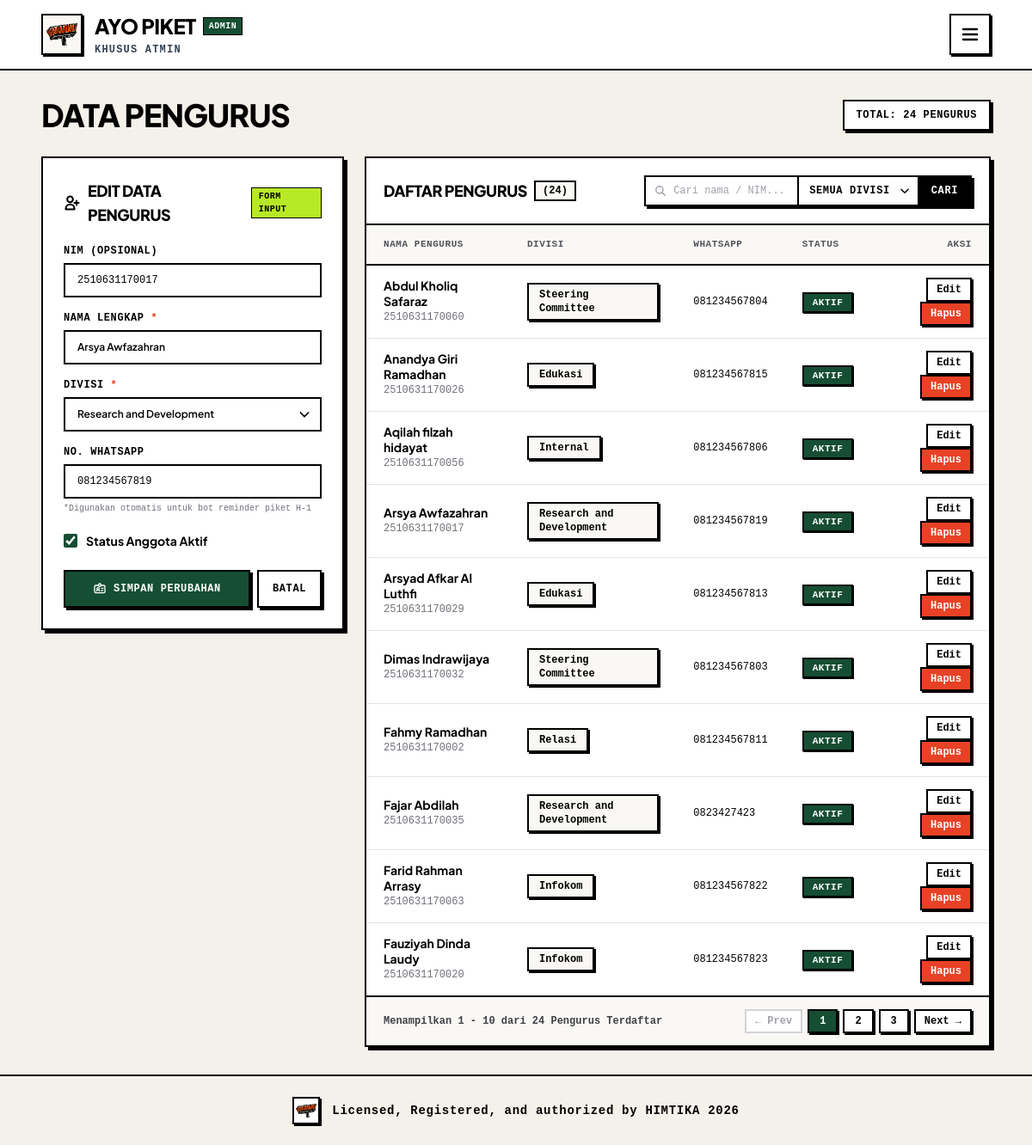
Page /admin/members.php?aksi=edit&id=19 (signed in) on the committed database.
### tables this page shows
CREATE TABLE IF NOT EXISTS `members` (
  `id` INT AUTO_INCREMENT PRIMARY KEY,
  `nim` VARCHAR(20) NULL UNIQUE,
  `nama` VARCHAR(100) NOT NULL,
  `division_id` INT NOT NULL,
  `no_wa` VARCHAR(20) NULL,
  `is_active` TINYINT(1) DEFAULT 1,
  `created_at` TIMESTAMP DEFAULT CURRENT_TIMESTAMP,
  FOREIGN KEY (`division_id`) REFERENCES `divisions`(`id`) ON DELETE CASCADE
);

CREATE TABLE IF NOT EXISTS `divisions` (
  `id` INT AUTO_INCREMENT PRIMARY KEY,
  `nama_divisi` VARCHAR(100) NOT NULL,
  `created_at` TIMESTAMP DEFAULT CURRENT_TIMESTAMP
);

### admin/members.php (the view, shortened to what the rows shown need)
<?php
require_once __DIR__ . '/../config/database.php';
require_once __DIR__ . '/../includes/functions.php';
$aksi = $_GET['aksi'] ?? '';
$id_edit = isset($_GET['id']) ? (int)$_GET['id'] : 0;
$data_edit = null;
$stmt_div = $koneksi->query("SELECT * FROM divisions ORDER BY nama_divisi ASC");
$daftar_divisi = $stmt_div->fetchAll();
if ($aksi === 'edit' && $id_edit > 0) {
    $stmt = $koneksi->prepare("SELECT * FROM members WHERE id = ? LIMIT 1");
    $stmt->execute([$id_edit]);
    $data_edit = $stmt->fetch();
}
$query_str = "
    SELECT m.*, d.nama_divisi
    FROM members m
    JOIN divisions d ON m.division_id = d.id
";
$params = [];
$query_str .= " ORDER BY m.nama ASC";
$stmt_members = $koneksi->prepare($query_str);
$stmt_members->execute($params);
$daftar_pengurus = $stmt_members->fetchAll();
$label_form_divisi = '';
if ($data_edit && !empty($data_edit['division_id'])) {
    foreach ($daftar_divisi as $d) {
        if ($d['id'] == $data_edit['division_id']) {
            $label_form_divisi = $d['nama_divisi'];
            break;
        }
    }
}
$halaman = max(1, (int)($_GET['page'] ?? 1));
$per_page = 10;
$offset = ($halaman - 1) * $per_page;
$daftar_pengurus_tampil = array_slice($daftar_pengurus, $offset, $per_page);
require_once __DIR__ . '/header.php';
?>
<div class="space-y-6 sm:space-y-7">
    <div class="flex flex-col lg:flex-row lg:items-center lg:justify-between gap-4">
        <div>
            <h1 class="text-2xl sm:text-3xl lg:text-4xl font-black uppercase tracking-tight text-black">
                Data Pengurus
            </h1>
        </div>
    </div>
    <div class="grid grid-cols-1 lg:grid-cols-12 gap-6 items-start">
        <div class="lg:col-span-4 space-y-6">
            <div class="bg-white border-2 border-black shadow-[4px_4px_0px_#000] p-5 sm:p-6">
                <div class="flex items-center justify-between gap-2 mb-5">
                    <div class="flex items-center gap-2">
                        <h2 class="text-base sm:text-lg font-black uppercase tracking-tight text-black">
                            <?= $data_edit ? 'Edit Data Pengurus' : 'Tambah Pengurus Baru' ?>
                        </h2>
                    </div>
                </div>
                <form id="form_member" action="members.php" method="POST" class="space-y-4">
                    <div>
                        <label for="nim" class="block font-mono font-bold text-xs uppercase tracking-wider text-black mb-1.5">
                            NIM (OPSIONAL)
                        </label>
                        <input type="text" id="nim" name="nim"
                               value="<?= $data_edit ? sanitize($data_edit['nim'] ?? '') : '' ?>"
                               placeholder="Contoh: 2110511001"
                               class="w-full px-3.5 py-2.5 bg-white border-2 border-black font-mono text-xs text-black placeholder:text-zinc-400 focus:outline-none focus:bg-zinc-50 transition">
                    </div>
                    <div>
                        <label for="nama" class="block font-mono font-bold text-xs uppercase tracking-wider text-black mb-1.5">
                            NAMA LENGKAP <span class="text-[#E84125]">*</span>
                        </label>
                        <input type="text" id="nama" name="nama" required
                               value="<?= $data_edit ? sanitize($data_edit['nama']) : '' ?>"
                               placeholder="Masukkan nama pengurus"
                               class="w-full px-3.5 py-2.5 bg-white border-2 border-black text-xs font-semibold text-black placeholder:text-zinc-400 focus:outline-none focus:bg-zinc-50 transition">
                    </div>
                    <div>
                        <div class="relative" id="wrapper_form_divisi">
                            <button type="button" onclick="toggleDropdownFormDivisi()" id="trigger_form_divisi"
                                    class="w-full pl-3.5 pr-10 py-2.5 bg-white border-2 border-black text-xs font-semibold text-black focus:outline-none focus:bg-zinc-50 cursor-pointer transition flex items-center justify-between text-left">
                                <span id="label_form_divisi" class="<?= $label_form_divisi ? 'text-black font-semibold' : 'text-zinc-400 font-normal' ?>">
                                    <?= $label_form_divisi ?: '-- Pilih Divisi --' ?>
                                </span>
                                <div class="pointer-events-none absolute inset-y-0 right-0 flex items-center pr-3 text-black">
                                    <svg id="arrow_form_divisi" class="w-4 h-4 shrink-0 transition-transform duration-150" fill="none" stroke="currentColor" stroke-width="2.5" viewBox="0 0 24 24">
                                        <path stroke-linecap="round" stroke-linejoin="round" d="M19 9l-7 7-7-7"/>
                                    </svg>
                                </div>
                            </button>
                        </div>
                    </div>
                    <div>
                        <label for="no_wa" class="block font-mono font-bold text-xs uppercase tracking-wider text-black mb-1.5">
                            NO. WHATSAPP
                        </label>
                        <input type="text" id="no_wa" name="no_wa"
                               value="<?= $data_edit ? sanitize($data_edit['no_wa'] ?? '') : '' ?>"
                               placeholder="Contoh: 081234567890"
                               class="w-full px-3.5 py-2.5 bg-white border-2 border-black font-mono text-xs text-black placeholder:text-zinc-400 focus:outline-none focus:bg-zinc-50 transition">
                        <p class="font-mono text-[10px] text-zinc-500 mt-1">
                            *Digunakan otomatis untuk bot reminder piket H-1
                        </p>
                    </div>
                    <div class="pt-1">
                        <label class="flex items-center gap-2.5 cursor-pointer select-none">
                            <input type="checkbox" id="is_active" name="is_active" value="1"
                                   <?= (!$data_edit || $data_edit['is_active'] == 1) ? 'checked' : '' ?>
                                   class="w-4 h-4 accent-[#164E33] border-2 border-black rounded cursor-pointer">
                            <span class="font-bold text-sm text-black">Status Anggota Aktif</span>
                        </label>
                    </div>
                </form>
            </div>
        </div>
        <div class="lg:col-span-8 space-y-6">
            <div class="bg-white border-2 border-black shadow-[4px_4px_0px_#000] overflow-hidden">
                <div class="p-4 sm:p-5 border-b-2 border-black flex flex-col md:flex-row md:items-center md:justify-between gap-3">
                    <div class="flex items-center gap-2">
                        <h2 class="text-base sm:text-lg font-black uppercase tracking-tight text-black">
                            Daftar Pengurus
                        </h2>
                    </div>
                </div>
                <div class="overflow-x-auto">
                    <table class="w-full text-left border-collapse">
                        <thead class="border-b-2 border-black bg-[#FAF8F5] font-mono text-[11px] font-bold uppercase tracking-wider text-zinc-600">
                            <tr>
                                <th class="px-5 py-3.5">NAMA PENGURUS</th>
                                <th class="px-5 py-3.5">DIVISI</th>
                                <th class="px-5 py-3.5">WHATSAPP</th>
                                <th class="px-5 py-3.5">STATUS</th>
                                <th class="px-5 py-3.5 text-right">AKSI</th>
                            </tr>
                        </thead>
                        <tbody class="divide-y divide-zinc-200 bg-white">
                            <?php if (empty($daftar_pengurus_tampil)): ?>
                                <tr>
                                    <td colspan="5" class="px-5 py-10 text-center font-mono text-xs text-zinc-500">
                                        Belum ada data pengurus yang sesuai.
                                    </td>
                                </tr>
                            <?php else: ?>
                                <?php foreach ($daftar_pengurus_tampil as $m): ?>
                                    <tr class="hover:bg-[#FAF8F5] transition">
                                        <td class="px-5 py-3.5">
                                            <div class="font-bold text-sm text-black leading-tight">
                                                <?= sanitize($m['nama']) ?>
                                            </div>
                                            <div class="font-mono text-xs text-zinc-500 mt-0.5">
                                                <?= $m['nim'] ? sanitize($m['nim']) : '-' ?>
                                            </div>
                                        </td>
                                        <td class="px-5 py-3.5">
                                            <span class="inline-block px-3 py-1 bg-[#FAF8F5] border-2 border-black text-black font-mono font-bold text-xs shadow-[2px_2px_0px_#000]">
                                                <?= sanitize($m['nama_divisi']) ?>
                                            </span>
                                        </td>
                                        <td class="px-5 py-3.5 font-mono text-xs text-black">
                                            <?= $m['no_wa'] ? sanitize($m['no_wa']) : '-' ?>
                                        </td>
                                        <td class="px-5 py-3.5">
                                            <?php if ($m['is_active']): ?>
                                                <span class="inline-block px-2.5 py-0.5 bg-[#164E33] text-white border-2 border-black font-mono font-bold text-[11px] uppercase tracking-wider shadow-[1px_1px_0px_#000]">
                                                    Aktif
                                                </span>
                                            <?php else: ?>
                                                <span class="inline-block px-2.5 py-0.5 bg-zinc-100 text-zinc-500 border-2 border-black font-mono font-bold text-[11px] uppercase tracking-wider">
                                                    Nonaktif
                                                </span>
                                            <?php endif; ?>
                                        </td>
                                        <td class="px-5 py-3.5 text-right font-mono text-xs font-bold space-x-2">
                                            <a href="members.php?aksi=edit&id=<?= $m['id'] ?>"
                                               class="px-2.5 py-1 bg-white hover:bg-zinc-100 text-black border-2 border-black shadow-[2px_2px_0px_#000] inline-block hover:translate-x-[1px] hover:translate-y-[1px] transition">
                                                Edit
                                            </a>
                                            <a href="members.php?aksi=hapus&id=<?= $m['id'] ?>"
                                               onclick="return confirm('Hapus data pengurus <?= sanitize($m['nama']) ?>?');"
                                               class="px-2.5 py-1 bg-[#E84125] hover:bg-red-700 text-white border-2 border-black shadow-[2px_2px_0px_#000] inline-block hover:translate-x-[1px] hover:translate-y-[1px] transition">
                                                Hapus
                                            </a>
                                        </td>
                                    </tr>
                                <?php endforeach; ?>
                            <?php endif; ?>
                        </tbody>
                    </table>
                </div>
            </div>
        </div>
    </div>
</div>
<?php require_once __DIR__ . '/footer.php'; ?>

### rows in the picture
members: nim "2510631170017", nama "Arsya Awfazahran", no_wa "081234567819", is_active "☑", division.nama_divisi "Research and Development", shows "AKTIF"
divisions: nama_divisi "Research and Development"
members: nama "Abdul Kholiq Safaraz", nim "2510631170060", division.nama_divisi "Steering Committee", no_wa "081234567804", is_active "AKTIF"
members: nama "Anandya Giri Ramadhan", nim "2510631170026", division.nama_divisi "Edukasi", no_wa "081234567815", is_active "AKTIF"
members: nama "Aqilah filzah hidayat", nim "2510631170056", division.nama_divisi "Internal", no_wa "081234567806", is_active "AKTIF"
members: nama "Arsyad Afkar Al Luthfi", nim "2510631170029", division.nama_divisi "Edukasi", no_wa "081234567813", is_active "AKTIF"
members: nama "Dimas Indrawijaya", nim "2510631170032", division.nama_divisi "Steering Committee", no_wa "081234567803", is_active "AKTIF"
members: nama "Fahmy Ramadhan", nim "2510631170002", division.nama_divisi "Relasi", no_wa "081234567811", is_active "AKTIF"
members: nama "Fajar Abdilah", nim "2510631170035", division.nama_divisi "Research and Development", no_wa "0823427423", is_active "AKTIF"
members: nama "Farid Rahman Arrasy", nim "2510631170063", division.nama_divisi "Infokom", no_wa "081234567822", is_active "AKTIF"
members: nama "Fauziyah Dinda Laudy", nim "2510631170020", division.nama_divisi "Infokom", no_wa "081234567823", is_active "AKTIF"

### other values in the picture
$total_semua "24"
count($daftar_pengurus) "24"
$label_filter_divisi "SEMUA DIVISI"
$offset_start "1"
$offset_end "10"
$total_hasil "24"
